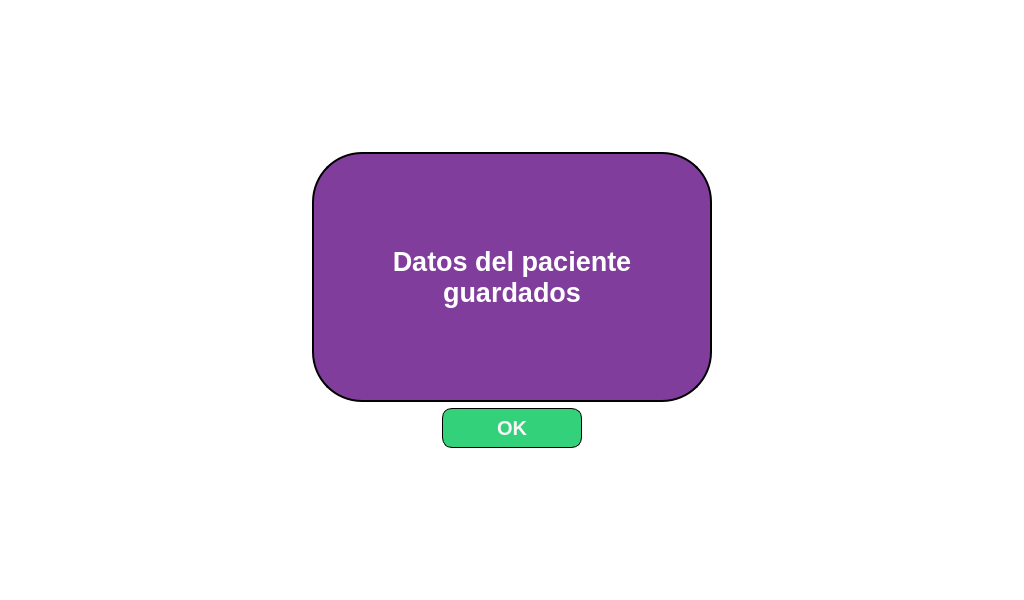
<?xml version="1.0" encoding="UTF-8"?>
<ui version="4.0">
 <class>MainWindow</class>
 <widget class="QMainWindow" name="MainWindow">
  <property name="geometry">
   <rect>
    <x>0</x>
    <y>0</y>
    <width>1024</width>
    <height>600</height>
   </rect>
  </property>
  <property name="minimumSize">
   <size>
    <width>1024</width>
    <height>600</height>
   </size>
  </property>
  <property name="maximumSize">
   <size>
    <width>16777215</width>
    <height>16777215</height>
   </size>
  </property>
  <property name="windowTitle">
   <string>Ventilador mecanico</string>
  </property>
  <property name="windowIcon">
   <iconset resource="logos.qrc">
    <normaloff>:/logos/Images/heart-monitoring.jpg</normaloff>:/logos/Images/heart-monitoring.jpg</iconset>
  </property>
  <property name="styleSheet">
   <string notr="true">background-color: rgb(255, 255, 255);</string>
  </property>
  <widget class="QWidget" name="centralwidget">
   <layout class="QGridLayout" name="gridLayout">
    <item row="0" column="1">
     <spacer name="verticalSpacer">
      <property name="orientation">
       <enum>Qt::Vertical</enum>
      </property>
      <property name="sizeHint" stdset="0">
       <size>
        <width>20</width>
        <height>40</height>
       </size>
      </property>
     </spacer>
    </item>
    <item row="1" column="0">
     <spacer name="horizontalSpacer_3">
      <property name="orientation">
       <enum>Qt::Horizontal</enum>
      </property>
      <property name="sizeHint" stdset="0">
       <size>
        <width>40</width>
        <height>20</height>
       </size>
      </property>
     </spacer>
    </item>
    <item row="1" column="1">
     <layout class="QVBoxLayout" name="verticalLayout_2">
      <item>
       <widget class="QFrame" name="frame_2">
        <property name="sizePolicy">
         <sizepolicy hsizetype="Preferred" vsizetype="Preferred">
          <horstretch>0</horstretch>
          <verstretch>0</verstretch>
         </sizepolicy>
        </property>
        <property name="minimumSize">
         <size>
          <width>400</width>
          <height>250</height>
         </size>
        </property>
        <property name="maximumSize">
         <size>
          <width>16777215</width>
          <height>16777215</height>
         </size>
        </property>
        <property name="styleSheet">
         <string notr="true">QFrame{
border-radius: 50px;
background-color: rgb(129, 61, 156);
color: rgb(255, 255, 255);
border:2px solid rgb(0, 0, 0);
}</string>
        </property>
        <property name="frameShape">
         <enum>QFrame::StyledPanel</enum>
        </property>
        <property name="frameShadow">
         <enum>QFrame::Raised</enum>
        </property>
        <layout class="QVBoxLayout" name="verticalLayout">
         <item>
          <widget class="QLabel" name="label_43">
           <property name="font">
            <font>
             <pointsize>20</pointsize>
             <weight>75</weight>
             <bold>true</bold>
            </font>
           </property>
           <property name="layoutDirection">
            <enum>Qt::LeftToRight</enum>
           </property>
           <property name="styleSheet">
            <string notr="true">QLabel{
border: 2px sold rgb(255, 255, 255)
}</string>
           </property>
           <property name="text">
            <string>Datos del paciente guardados</string>
           </property>
           <property name="scaledContents">
            <bool>true</bool>
           </property>
           <property name="alignment">
            <set>Qt::AlignCenter</set>
           </property>
           <property name="wordWrap">
            <bool>true</bool>
           </property>
          </widget>
         </item>
        </layout>
       </widget>
      </item>
      <item>
       <layout class="QHBoxLayout" name="horizontalLayout">
        <item>
         <spacer name="horizontalSpacer">
          <property name="orientation">
           <enum>Qt::Horizontal</enum>
          </property>
          <property name="sizeHint" stdset="0">
           <size>
            <width>40</width>
            <height>20</height>
           </size>
          </property>
         </spacer>
        </item>
        <item>
         <widget class="QPushButton" name="ok_button">
          <property name="minimumSize">
           <size>
            <width>140</width>
            <height>40</height>
           </size>
          </property>
          <property name="maximumSize">
           <size>
            <width>140</width>
            <height>16777215</height>
           </size>
          </property>
          <property name="font">
           <font>
            <pointsize>15</pointsize>
            <weight>75</weight>
            <bold>true</bold>
           </font>
          </property>
          <property name="styleSheet">
           <string notr="true">QPushButton{
	color: rgb(247, 247, 247);
	background-color: rgb(51, 209, 122);
	border-radius: 10%;
    border: 1px solid #000;
	
}

QPushButton:hover {background-color: rgb(230, 97, 0);}

QPushButton:hover:!pressed
{
  border: 1.5px solid black;
}</string>
          </property>
          <property name="text">
           <string>OK</string>
          </property>
          <property name="checkable">
           <bool>true</bool>
          </property>
         </widget>
        </item>
        <item>
         <spacer name="horizontalSpacer_2">
          <property name="orientation">
           <enum>Qt::Horizontal</enum>
          </property>
          <property name="sizeHint" stdset="0">
           <size>
            <width>40</width>
            <height>20</height>
           </size>
          </property>
         </spacer>
        </item>
       </layout>
      </item>
     </layout>
    </item>
    <item row="1" column="2">
     <spacer name="horizontalSpacer_4">
      <property name="orientation">
       <enum>Qt::Horizontal</enum>
      </property>
      <property name="sizeHint" stdset="0">
       <size>
        <width>40</width>
        <height>20</height>
       </size>
      </property>
     </spacer>
    </item>
    <item row="2" column="1">
     <spacer name="verticalSpacer_2">
      <property name="orientation">
       <enum>Qt::Vertical</enum>
      </property>
      <property name="sizeHint" stdset="0">
       <size>
        <width>20</width>
        <height>40</height>
       </size>
      </property>
     </spacer>
    </item>
   </layout>
  </widget>
 </widget>
 <resources>
  <include location="logos.qrc"/>
 </resources>
 <connections/>
</ui>
